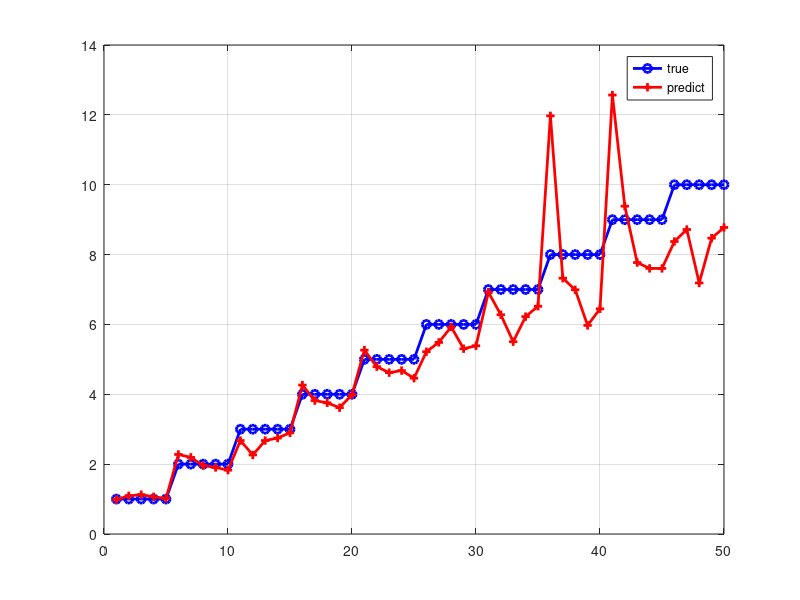

This chart was generated by the following MATLAB code: (Note: this script raises an error after producing the figure.)
load result
[d_true, ind] = sort(dist_hist);
d_test = d_hist(ind);
figure(1);
plot(d_true, 'b-o', 'LineWidth', 2)
hold on
plot(d_test, 'r-+', 'LineWidth', 2)
hold off
grid on
legend('true', 'predict')
change_font(gcf ,12)